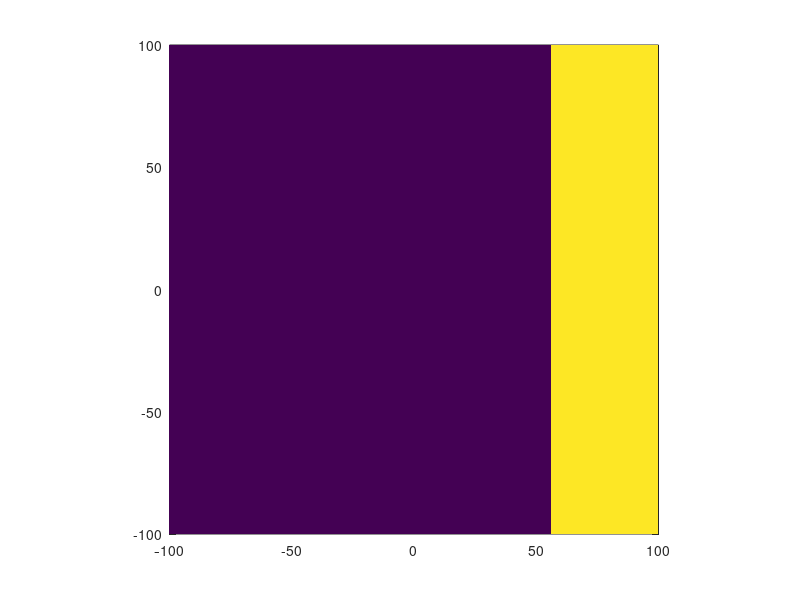

This figure's MATLAB source: (Note: this script raises an error after producing the figure.)
function grid_prams = get_grid(grid_prams,OPT)
%% get_grid.m
%% Author: Timothy Williams
%% Date:   20140826, 03:08:57 CEST

do_test  = 0;
if nargin==0
   do_test  = 1;
   OPT      = 1;
   %%
   ii = 51;
   jj = 51;
   dx = 4e3;%m
   dy = 4e3;%m
   %%
   grid_prams  = struct('nx',ii,'ny',jj,...
                        'dx',dx,'dy',dy);
end
ii = grid_prams.nx;
jj = grid_prams.ny;
dx = grid_prams.dx;
dy = grid_prams.dy;

xm = (ii+1)/2*dx;%%x\in[-xm,xm]
ym = (jj+1)/2*dy;%%y\in[-ym,ym]
xx = -xm+dx*(1:ii)';
yy = -ym+dy*(1:jj)';
%
%[Y,X] = meshgrid(yy,xx);
[X,Y] = meshgrid(xx,yy);
R     = sqrt(X.^2+Y.^2);
Theta = atan2(Y,X);
%%
scuy     = 0*X+dy;
scvx     = 0*X+dx;
scp2     = scuy.*scvx;%%cell area
LANDMASK = 0*X;

if OPT==0%%make an island;
   x0             = xm-.25*(2*xm); %%centre
   y0             = -ym+.25*(2*ym); %%centre
   R0             = 30e3;           %%radius
   j0             = find( (X-x0).^2+(Y-y0).^2<R0^2 );
   %%
   LANDMASK(j0)   = 1;
elseif OPT==1
   x0             = .5*xm;
   j0             = find(X>x0);
   LANDMASK(j0)   = 1;
elseif OPT==2
   x0             = .5*xm;
   y0             = -.5*ym;
   j0             = find((X>x0)&(Y<y0));
   LANDMASK(j0)   = 1;
end

grid_prams.X         = X;
grid_prams.Y         = Y;
grid_prams.LANDMASK  = LANDMASK;
grid_prams.scuy      = scuy;
grid_prams.scvx      = scvx;
grid_prams.scp2      = scp2;%%cell area
grid_prams.scp2i     = 1./scp2;   %%1/[cell area]

if do_test
   H  = pcolor(X/1e3,Y/1e3,LANDMASK);
   set(H,'EdgeColor', 'none');
   daspect([1 1 1]);
   %GEN_proc_fig('\ity, \rmkm','\itx, \rmkm');
   GEN_proc_fig('\itx, \rmkm','\ity, \rmkm');
   ttl   = title('Land mask');
   GEN_font(ttl);
   colorbar;
end
